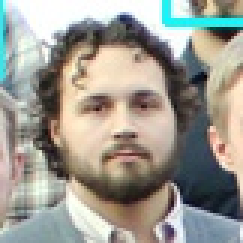
#> input picture Face Extracting Script/Extracted/1068.jpg, 81 x 81 px (shown 3 times larger); its folder holds only this picture in this run
$ python detect_face.py Extracted/1068.jpg
#> lines starting #> are read from the running program, lines starting #| are printed output that depends on the picture; after the words box and inside, x2 and y2 are one past the last pixel; in counts of white or black regions, pixels touching at a corner belong together
from random import randint
import cv2
import sys
import os

CASCADE="Face_cascade.xml"
FACE_CASCADE=cv2.CascadeClassifier(CASCADE)

def detect_faces(image_path):

#> called with image_path = 'Extracted/1068.jpg'
	image=cv2.imread(image_path)
#> image is the input picture: shape (81, 81, 3); mean B, G, R 145.4, 154.1, 156.9
	image_grey=cv2.cvtColor(image,cv2.COLOR_BGR2GRAY)
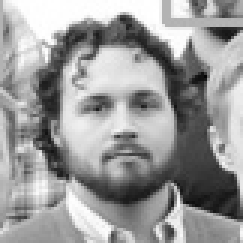
#> image_grey: shape (81, 81) (shown 3 times larger); min 4, max 255, mean 154

	faces = FACE_CASCADE.detectMultiScale(image_grey,scaleFactor=1.03,minNeighbors=5,minSize=(25,25),flags=0)
#> faces = [[15, 16, 50, 50]]

	for x,y,w,h in faces:
	    sub_img=image[y-15:y+h+15,x-15:x+w+15]
	    os.chdir("Extracted")
	    cv2.imwrite(str(randint(0,10000))+".jpg",sub_img)
	    os.chdir("../")
	    cv2.rectangle(image,(x,y),(x+w,y+h),(255, 255,0),2)
#> this loop made 1 pass
#> pass 1, in detect_faces, `sub_img=image[y-15:y+h+15,x-15:x+w+15]`:
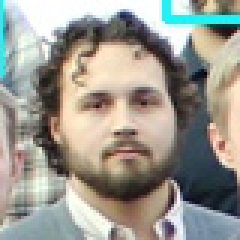
#> sub_img: shape (80, 80, 3) (shown 3 times larger); mean B, G, R 144.1, 152.7, 155.6
#> after the loop:
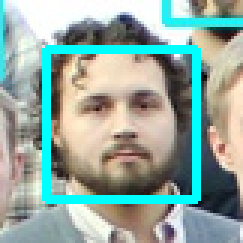
#> image: shape (81, 81, 3) (shown 3 times larger); 9.08% of pixels changed, all inside (x1, y1, x2, y2) = (14, 15, 67, 68)

	cv2.imshow("Faces Found",image)
	if (cv2.waitKey(0) & 0xFF == ord('q')) or (cv2.waitKey(0) & 0xFF == ord('Q')):
#> (key q is pressed here)
		cv2.destroyAllWindows()

if __name__ == "__main__":

	if not "Extracted" in os.listdir("."):
		os.mkdir("Extracted")

	if len(sys.argv) < 2:
		print ("Usage: python Detect_face.py 'image path'")
		sys.exit()

	detect_faces(sys.argv[1])

## ENDING THE SCRIPT
cv2.destroyAllWindows()

$ run again, on Face Extracting Script/Extracted/1762.jpg
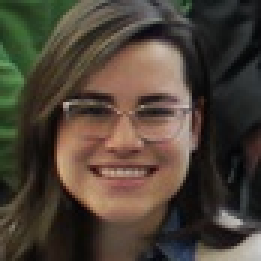
#> input picture Face Extracting Script/Extracted/1762.jpg, 87 x 87 px (shown 3 times larger)
#> in detect_faces, image is the input picture: shape (87, 87, 3); mean B, G, R 54.9, 66.4, 76.8
#> in detect_faces, `image_grey=cv2.cvtColor(image,cv2.COLOR_BGR2GRAY)`:
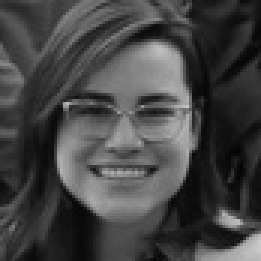
#> image_grey: shape (87, 87) (shown 3 times larger); min 3, max 203, mean 68.2
#> faces = [[15, 15, 57, 57]]
#> the loop in detect_faces, `for x,y,w,h in faces:` made 1 pass
#> after the loop in detect_faces, `for x,y,w,h in faces:`:
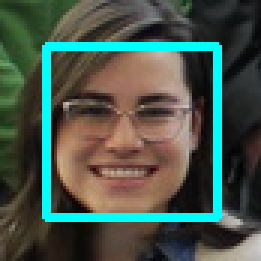
#> image: shape (87, 87, 3) (shown 3 times larger); 8.98% of pixels changed, all inside (x1, y1, x2, y2) = (14, 14, 74, 74)

$ run again, on Face Extracting Script/Extracted/1881.jpg
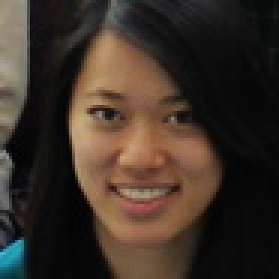
#> input picture Face Extracting Script/Extracted/1881.jpg, 93 x 93 px (shown 3 times larger)
#> in detect_faces, image is the input picture: shape (93, 93, 3); mean B, G, R 40, 49.2, 61.1
#> in detect_faces, `image_grey=cv2.cvtColor(image,cv2.COLOR_BGR2GRAY)`:
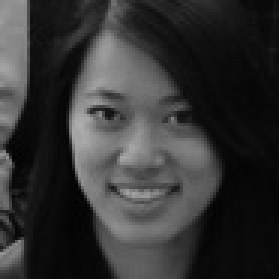
#> image_grey: shape (93, 93) (shown 3 times larger); min 0, max 174, mean 51.7
#> faces = [[15, 15, 62, 62]]
#> the loop in detect_faces, `for x,y,w,h in faces:` made 1 pass
#> after the loop in detect_faces, `for x,y,w,h in faces:`:
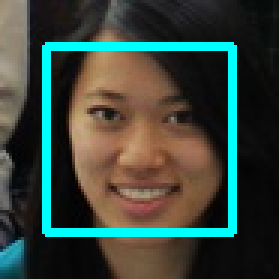
#> image: shape (93, 93, 3) (shown 3 times larger); 8.56% of pixels changed, all inside (x1, y1, x2, y2) = (14, 14, 79, 79)

$ run again, on Face Extracting Script/Extracted/2019.jpg
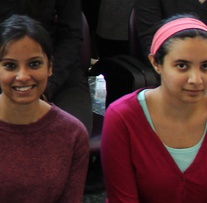
#> input picture Face Extracting Script/Extracted/2019.jpg, 207 x 203 px
#> in detect_faces, image is the input picture: shape (203, 207, 3); mean B, G, R 41.4, 42.4, 73.1
#> in detect_faces, `image_grey=cv2.cvtColor(image,cv2.COLOR_BGR2GRAY)`:
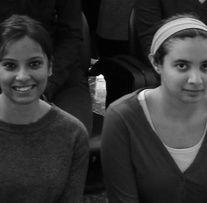
#> image_grey: shape (203, 207); min 0, max 255, mean 51.5
#> faces = [[20, 19, 163, 163]]
#> the loop in detect_faces, `for x,y,w,h in faces:` made 1 pass
#> after the loop in detect_faces, `for x,y,w,h in faces:`:
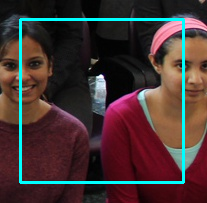
#> image: shape (203, 207, 3); 4.65% of pixels changed, all inside (x1, y1, x2, y2) = (19, 18, 185, 184)

$ run again, on Face Extracting Script/Extracted/1521.jpg
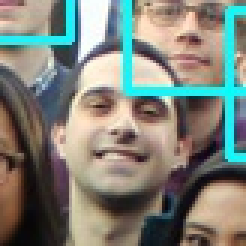
#> input picture Face Extracting Script/Extracted/1521.jpg, 82 x 82 px (shown 3 times larger)
#> in detect_faces, image is the input picture: shape (82, 82, 3); mean B, G, R 120.7, 129.9, 126.8
#> in detect_faces, `image_grey=cv2.cvtColor(image,cv2.COLOR_BGR2GRAY)`:
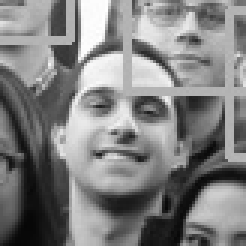
#> image_grey: shape (82, 82) (shown 3 times larger); min 6, max 255, mean 127.9
#> faces = [[16, 16, 50, 50]]
#> the loop in detect_faces, `for x,y,w,h in faces:` made 1 pass
#> after the loop in detect_faces, `for x,y,w,h in faces:`:
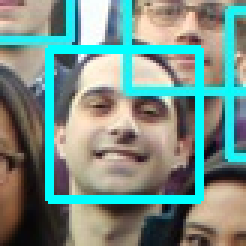
#> image: shape (82, 82, 3) (shown 3 times larger); 8.86% of pixels changed, all inside (x1, y1, x2, y2) = (15, 15, 68, 68)
